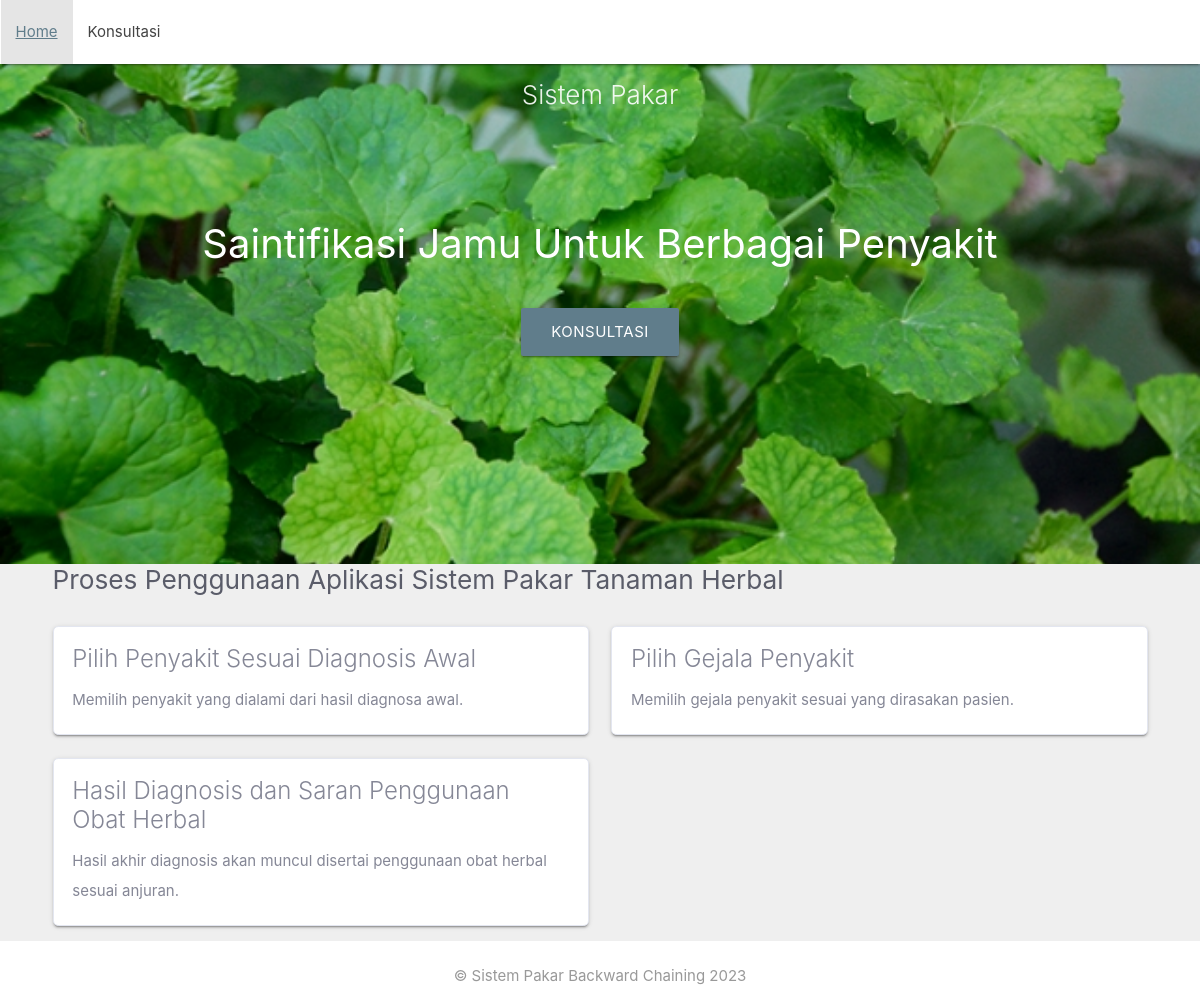
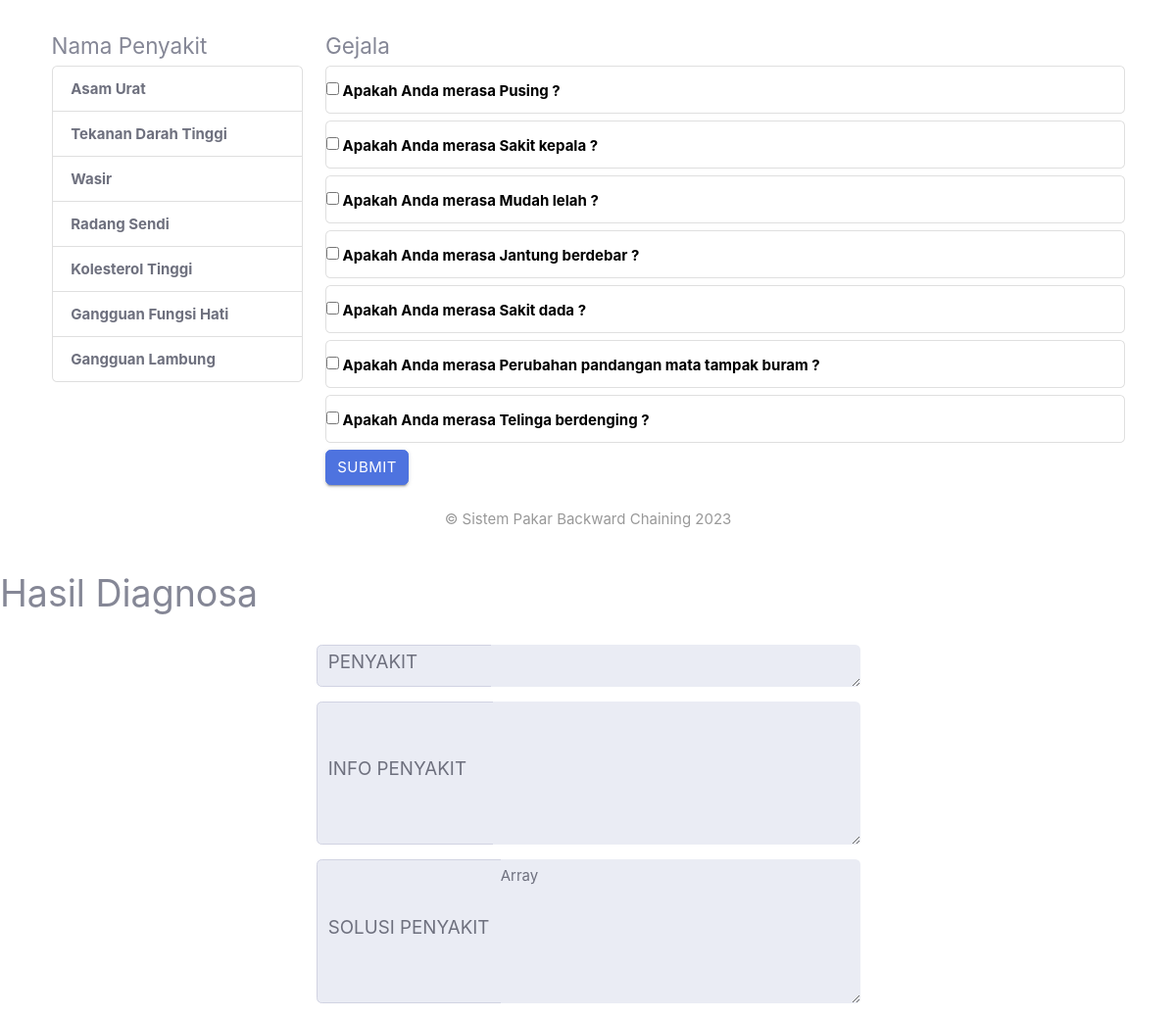
The app's page /result.php?selected=P02 with its own data (2 pictures, top to bottom).
### tables this page shows
CREATE TABLE `penyakit` (
  `id` int(10) NOT NULL,
  `kode` varchar(10) NOT NULL,
  `nama_penyakit` text NOT NULL,
  `keterangan` text NOT NULL
);

CREATE TABLE `gejala` (
  `id` int(10) NOT NULL,
  `kode` varchar(10) NOT NULL,
  `nama_gejala` text NOT NULL
);

### proses_backward.php (called while the page is built, shortened)
<?php
include_once "koneksi.php";
include_once "rekomendasi.php";
?>

### rekomendasi.php (the view, shortened to what this page needs)
<?php
    include_once "header.php";
    include_once "koneksi.php";
?>
<body>
    <section id="hero" class="d-flex flex-column justify-content-end align-items-center">
            <div class = "index-banner">
                <div class="container">
                    <div class="foward" style="background-color: white; margin: 2   rem; padding: 1rem 2rem; border-radius: 10px">
                    </div>
                </div>
            </div>
    </section>
    <?php
    if (!isset($_GET["hasil"])) {
    ?>
        <section id="about" class="contact">
            <div class="container">
            <div class="row">
                    <div class="col-3">
                        <h4>Nama Penyakit</h4>
                        <div class="list-group" id="list-tab" role="tablist">
                            <?php
                            $sql = "SELECT `kode`, `nama_penyakit`, `keterangan` FROM `penyakit`";
                            $result = $mysqli->query($sql);
                            if ($result->num_rows > 0) {
                                while ($row = $result->fetch_assoc()) {
                                    echo "<a class='list-group-item list-group-item-action btn-outline-primary' id='list-home-list' data-bs-toggle='list' href='?selected={$row['kode']}#{$row['kode']}' role='tab' aria-controls='home'><b>{$row['nama_penyakit']}</b></a>";
                                }
                            } else {
                                echo "Data kosong";
                            }
                            ?>
                        </div>
                    </div>
                    <div class="col-9">
                        <h4>Gejala</h4>
                        <div class="tab-content" id="nav-tabContent">
                            <div
                                class="tab-pane fade show active"
                                id="#<?php
                                        if(isset($_GET['selected'])) {
                                            echo $_GET['selected'];
                                        }
                                    ?>"
                                role="tabpanel" aria-labelledby="list-home-list">
                                <form method="POST">
                                    <?php
                                    if(isset($_GET['selected'])){
                                        $selected = $_GET['selected'];
                                    if ($selected != '') {
                                        $query = "SELECT * FROM `rules` WHERE `kode_penyakit`='{$selected}'";
                                        $raw = $mysqli->query($query);
                                        $selectedResult = $raw->fetch_assoc();
                                        $listGejala = explode(" ", $selectedResult['daftar_gejala']);
                                        }
                                        foreach ($listGejala as $i => $kodeGejala) {
                                            $getGejala = $mysqli->query("SELECT `nama_gejala` FROM `gejala` WHERE `kode`='{$kodeGejala}'");
                                            $gejala = $getGejala->fetch_row();
                                            if ($gejala != NULL) {
                                    ?>
                                                <div class="list-group">
                                                    <label class="list-group-item">
                                                        <input class="form-check-input" type="checkbox" value="<?php echo $listGejala[$i] ?> " name="selectedgejala[]"> Apakah Anda merasa <?php echo $gejala[0]; ?> ?
                                                    </label>
                                                </div>
                                    <?php
                                            } else {
                                                echo "";
                                            }
                                        }
                                    }
                                }
                                    ?>
                                    <input type='submit' name="submit" class='btn btn-primary' id='hasil'>
                                </form>
                            </div>
                        </div>
                    </div>
                </div>
            </div>
        </section>
	<div class="footer-copyright" style="padding: 0px 0px">
      <div class="container">
        <p align="center" style="color: #999">&copy; Sistem Pakar Backward Chaining 2023</p>
      </div>
    </div>

### assets/css/style.css (style rules this page uses)
p { line-height: 2rem; }
[type="checkbox"] { position: relative !important; left: 0px !important; opacity: 1 !important; }

### records on screen
penyakit: nama_penyakit "Asam Urat"
penyakit: nama_penyakit "Tekanan Darah Tinggi"
penyakit: nama_penyakit "Wasir"
penyakit: nama_penyakit "Radang Sendi"
penyakit: nama_penyakit "Kolesterol Tinggi"
penyakit: nama_penyakit "Gangguan Fungsi Hati"
penyakit: nama_penyakit "Gangguan Lambung"
gejala: nama_gejala "Pusing"
gejala: nama_gejala "Sakit kepala"
gejala: nama_gejala "Mudah lelah"
gejala: nama_gejala "Jantung berdebar"
gejala: nama_gejala "Sakit dada"
gejala: nama_gejala "Perubahan pandangan mata tampak buram"
gejala: nama_gejala "Telinga berdenging"
